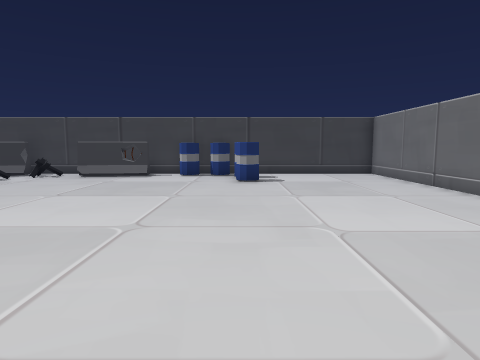
view 1 (above)

13 first-person views from a walk through a 3-D level made in the Unity game engine. The camera is 1.3 m above the floor, tilts 6° down and sees 75° across. Doors are open. The floor is counted in squares, 1 m on a side. Each view is taken from the middle of a square. On the plan, view 1 faces up. The plan holds only what a view shows up to about 14 squares ahead; the rest is blank. The place goes on beyond the plan. Some animated figures are left out.

view 2
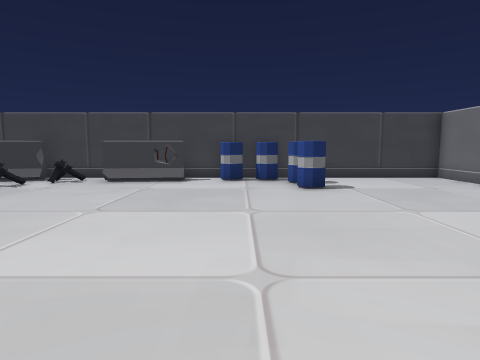

view 3
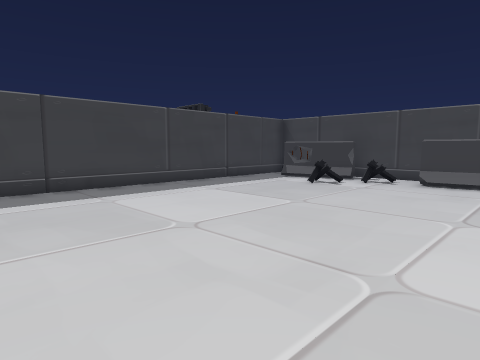

view 4
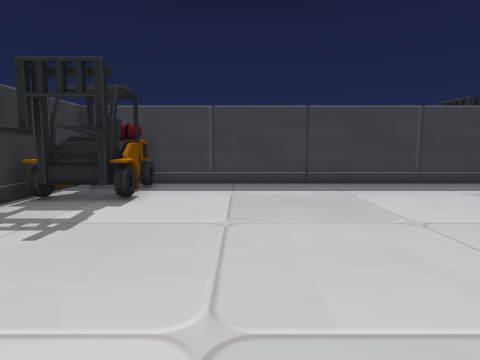

view 5
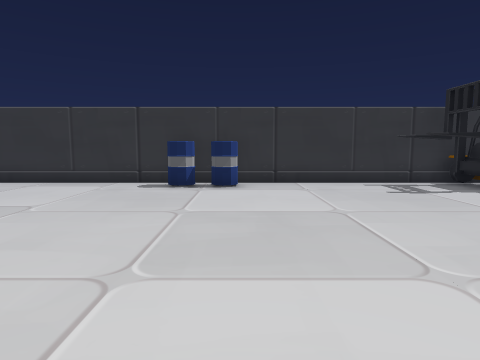

view 6
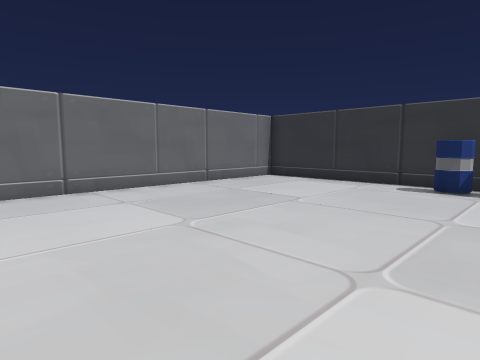

view 7
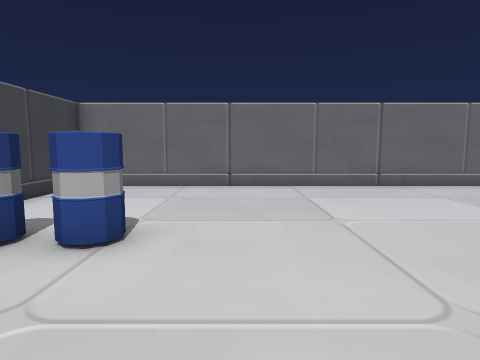

view 8
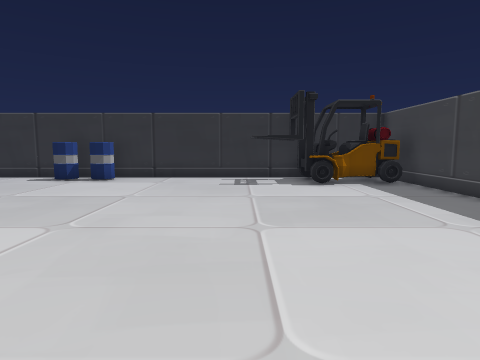

view 9
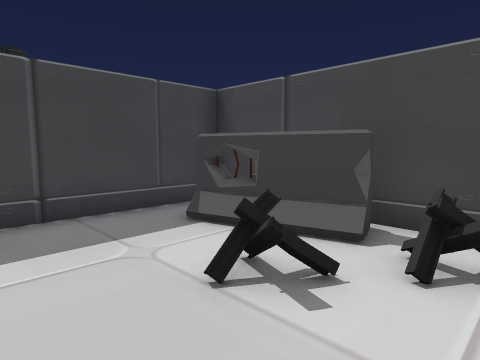

view 10
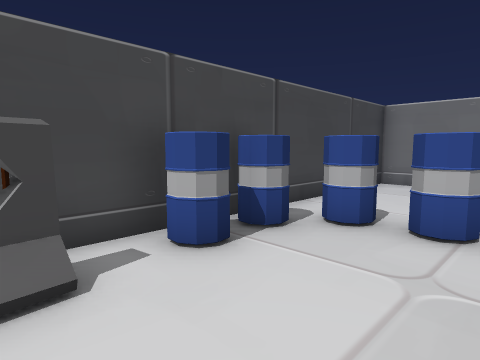

view 11
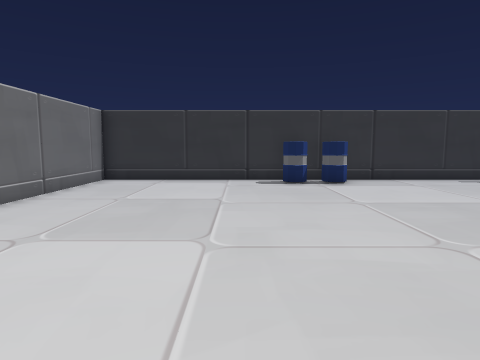

view 12
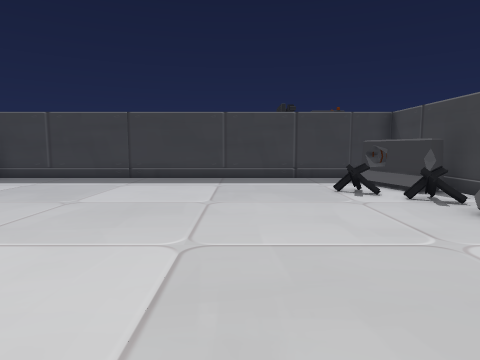

view 13
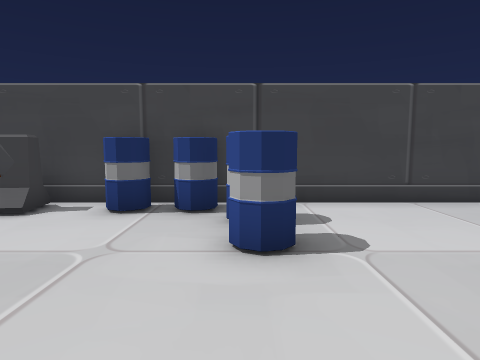

### Floor plan
Ten units are one square. View 1 is at (0, 0); x grows to the right and y downward. Boxes are objects, and circles mark ways between rooms. Rooms are numbered by the first view taken in them; rooms with no view inside come last. Other rooms are left out.
<svg viewBox="-146 -160 216 200">
<path fill="none" stroke="#000" d="M-24 -153 -141 -153 -141 5M-109 35 65 35 65 -153 -6 -153M-139 35 -109 35"/>
<rect x="-135" y="5" width="50" height="30" fill="#bbb"><title>other object</title></rect>
<rect x="-135" y="-145" width="40" height="10" fill="#bbb"><title>barrier</title></rect>
<rect x="-105" y="-135" width="10" height="20" fill="#bbb"><title>barrier</title></rect>
<rect x="-95" y="-145" width="20" height="10" fill="#bbb"><title>barrier</title></rect>
<rect x="-75" y="-145" width="40" height="10" fill="#bbb"><title>barrier</title></rect>
<rect x="-35" y="15" width="20" height="20" fill="#bbb"><title>barrel</title></rect>
<rect x="-25" y="-155" width="10" height="20" fill="#bbb"><title>barrel</title></rect>
<rect x="-15" y="15" width="10" height="20" fill="#bbb"><title>barrel</title></rect>
<rect x="-15" y="-155" width="10" height="20" fill="#bbb"><title>barrel</title></rect>
<rect x="-5" y="-125" width="20" height="10" fill="#bbb"><title>barrel</title></rect>
<rect x="-5" y="-145" width="10" height="20" fill="#bbb"><title>barrel</title></rect>
<text x="-30" y="-60">1</text>
<text x="-120" y="30">2</text>
</svg>

Where each view was taken, in squares from view 1:
view 1: 0 up, 0 right, facing up
view 2: 2 up, 2 left, facing up
view 3: 2 up, 4 left, facing up-left
view 4: 2 up, 3 left, facing left
view 5: 8 up, 3 left, facing down
view 6: 8 up, 3 left, facing down-right
view 7: 10 up, 4 left, facing right
view 8: 10 up, 8 left, facing down
view 9: 10 up, 8 left, facing up-left
view 10: 11 up, 5 left, facing up-right
view 11: 9 up, 1 right, facing down
view 12: 9 up, 1 left, facing left
view 13: 8 up, 0 right, facing up
